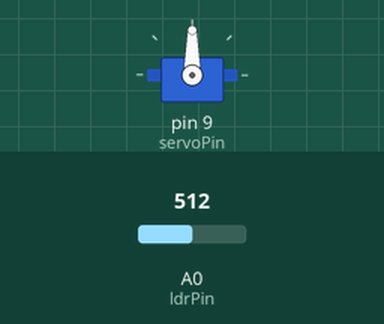
Simulated run of this sketch. Board: Arduino Uno, built with avr-gcc and run on an emulated ATmega328P. Shown: servo. Inputs (shaded band) come from the test bench; at power-on: A0 (ldrPin) = 512. What the sketch prints to the serial monitor is not drawn.

Above: at 1.2 s.
1.3 s: A0 (ldrPin) set to 491
At 2.0 s:
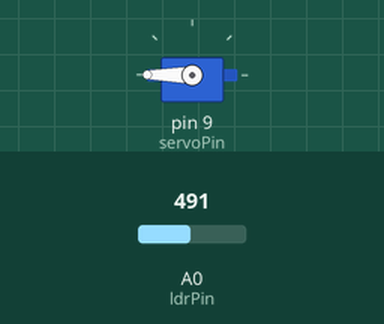
At 2.8 s:
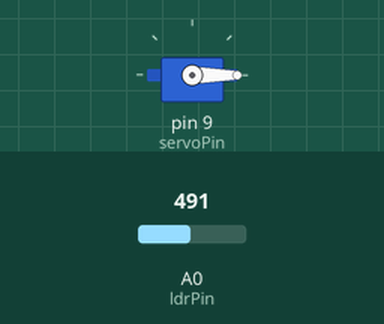
Timing chart, 0 to 7.7 s (numbered marks = the images above; inputs shaded):
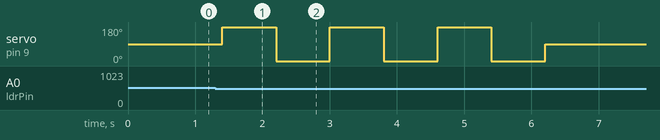

The sketch:

sketch_oct8a.ino
```cpp
#include <Servo.h>

Servo myServo;

int ldrPin = A0;        // LDR connected to A0
int servoPin = 9;       // Servo signal on pin 9
int threshold = 500;    // Adjust based on light level
int ldrValue=0;
bool actionDone = false;

void setup() {
  Serial.begin(9600);
  myServo.attach(servoPin);
  myServo.write(90);    // Start at middle position
}

void loop() {
  ldrValue = analogRead(ldrPin);
  Serial.println(ldrValue);

  // When dark detected, do 3 back-and-forth sweeps
  if (ldrValue < threshold && !actionDone) {
    Serial.println("Dark detected — moving servo 3 cycles");

    for (int i = 0; i < 3; i++) {
      // Clockwise
      myServo.write(180);
      delay(800);  // Adjust speed (depends on servo)

      // Anticlockwise
      myServo.write(0);
      delay(800);
    }

    // Return to middle and stop
    myServo.write(90);
    Serial.println("Movement complete.");
    actionDone = true;
  }

  // Reset when bright again
  if (ldrValue > threshold + 50) {
    actionDone = false;
  }

  delay(200);
}
```

Measured:
- the behaviour switches between 500 and 499 on A0 (ldrPin) (found by bisection; images 0 and 1)
- after the input at 1.3 s, servo on pin 9 (servoPin): 90° → 180° after 0.10 s, then repeats every 1.6 s: 0° 0.80 s, 180° 0.80 s, until it stays 90° from 6.2 s
